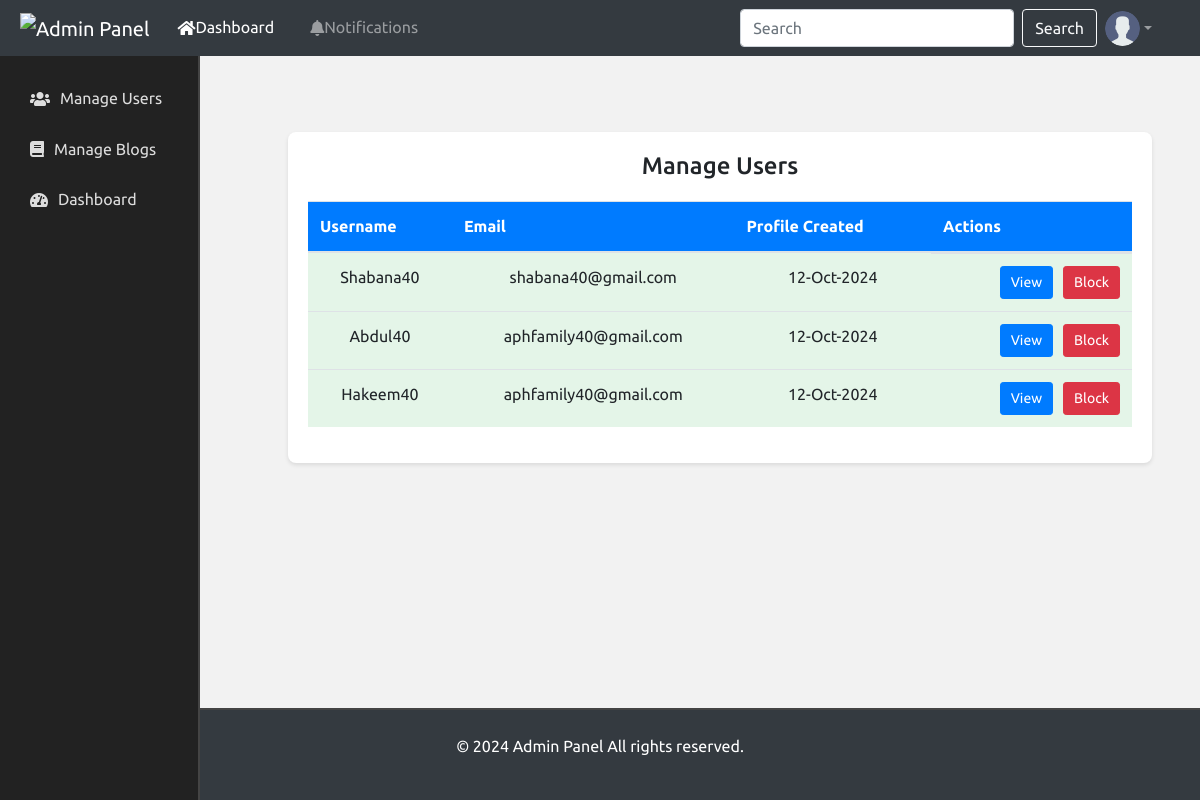
The page /adminpanel/user_list/ (signed in) on the database its author committed.
### userpanel/models.py (models this page shows, shortened)
class User_Table(models.Model):
    user = models.OneToOneField(User, on_delete=models.CASCADE)
    phone = models.CharField(max_length=15)
    gender = models.CharField(max_length=1, choices=GENDER_CHOICES, blank=True, null=True)
    profile_image = models.ImageField(upload_to='profile_images/', blank=True, null=True)
    cover_photo = models.ImageField(upload_to='cover_photos/', blank=True, null=True)
    id_proof = models.ImageField(upload_to='id_proofs/', blank=True, null=True)
    profile_description = models.TextField(blank=True, null=True)
    is_blocked = models.BooleanField(default=False)

### adminpanel/views.py (the view)
# urls.py: path('user_list/', user_list, name='user_list'),
@login_required(login_url='/404/')
def user_list(request):
    if not request.user.is_staff:
        return redirect('/admin_login/')  # Redirect to the login page if not a staff member.
    users = User_Table.objects.all()
    return render(request, 'adminpanel/user_list.html', {'users': users})

### adminpanel/templates/adminpanel/user_list.html (shortened to what this page needs)
{% extends 'adminpanel/admin_base.html' %}
{% load static %}
{% block custom_css %}
<link rel="stylesheet" href="{% static 'assets/css/adminpanel/user_list.css' %}">
{% endblock %}
{% block content %}
<div class="user-list-wrapper">
    <h2>Manage Users</h2>
    <table class="table table-striped">
        <thead>
            <tr>
                <th>Username</th>
                <th>Email</th>
                <th>Profile Created</th>
                <th>Actions</th>
            </tr>
        </thead>
        <tbody>
            {% for user in users %}
            <tr class="{% if user.is_blocked %}blocked-user{% else %}active-user{% endif %}">
                <td>{{ user.user.username }}</td>
                <td>{{ user.user.email }}</td>
                <td>{{ user.user.date_joined|date:"d-M-Y" }}</td>
                <td class="actions">
                    <a href="{% url 'view_user' user.id %}" class="btn btn-primary btn-sm">View</a>
                    {% if not user.is_blocked %}
                        <a href="{% url 'block_user' user.id %}" class="btn btn-danger btn-sm" onclick="return confirm('Are you sure you want to block this user?')">Block</a>
                    {% else %}
                        <a href="{% url 'unblock_user' user.id %}" class="btn btn-success btn-sm" onclick="return confirm('Are you sure you want to unblock this user?')">Unblock</a>
                    {% endif %}
                </td>
            </tr>
            {% empty %}
            <tr>
                <td colspan="4" class="text-center">
                    No records available. Stay tuned, we will launch soon!
                </td>
            </tr>
            {% endfor %}
        </tbody>
    </table>
</div>
{% endblock %}

### adminpanel/templates/adminpanel/admin_base.html (shortened to what this page needs)
{% load static %}
<!DOCTYPE html>
<html lang="en">
<head>
    <link rel="stylesheet" href="https://stackpath.bootstrapcdn.com/bootstrap/4.5.2/css/bootstrap.min.css">
    <link rel="stylesheet" href="https://cdnjs.cloudflare.com/ajax/libs/font-awesome/5.15.3/css/all.min.css">
    <link rel="stylesheet" href="{% static 'assets/css/adminpanel/adminbase.css' %}">
    {% block custom_css %}{% endblock %}
</head>
<body>
    <nav class="navbar navbar-expand-lg navbar-dark bg-dark fixed-top">
        <a class="navbar-brand" href="{% url 'admin_home' %}">
            <img src="{% static 'assets/image/logo.png' %}" alt="Admin Panel" height="30">
        </a>
        <div class="collapse navbar-collapse" id="navbarNav">
            <ul class="navbar-nav mr-auto">
                <li class="nav-item active">
                    <a class="nav-link" href="{% url 'admin_home' %}"><i class="fas fa-home"></i> Dashboard</a>
                </li>
                <li class="nav-item">
                    <a class="nav-link" href="#"><i class="fas fa-bell"></i> Notifications</a>
                </li>
            </ul>
            <form class="form-inline my-2 my-lg-0 d-none d-md-flex">
                <input class="form-control mr-sm-2" type="search" placeholder="Search" aria-label="Search">
                <button class="btn btn-outline-light my-2 my-sm-0" type="submit">Search</button>
            </form>
        </div>
        <ul class="navbar-nav ml-auto">
            <li class="nav-item dropdown">
                <a class="nav-link dropdown-toggle" href="#" id="navbarDropdown" role="button" data-toggle="dropdown" aria-haspopup="true" aria-expanded="false">
                    <img src="{% static 'assets/image/default_profile.png' %}" alt="Profile Picture" class="profile-picture" id="profilePicture">
                </a>
            </li>
        </ul>
    </nav>
    <div class="container-fluid mt-5 pt-4">
        <div class="row">
            <nav id="sidebar-left" class="col-md-2 d-md-block sidebar">
                <div class="sidebar-inner">
                    <div class="sidebar-sticky">
                        <ul class="nav flex-column">
                            <li class="nav-item">
                                <a class="nav-link" href="{% url 'user_list' %}">
                                    <i class="fas fa-users"></i> Manage Users
                                </a>
                            </li>
                            <li class="nav-item">
                                <a class="nav-link" href="{% url 'blog_list' %}">
                                    <i class="fas fa-book"></i> Manage Blogs
                                </a>
                            </li>
                            <li class="nav-item">
                                <a class="nav-link" href="{% url 'admin_home' %}">
                                    <i class="fas fa-tachometer-alt"></i> Dashboard
                                </a>
                            </li>
                        </ul>
                    </div>
                </div>
            </nav>
            <main role="main" class="col-md-10 main-content">
                {% block content %}{% endblock %}
            </main>
        </div>
    </div>
    <footer class="text-center py-4 bg-dark text-white" style="width: 100%;">
        <div style="display: flex; justify-content: center;">
            <p>&copy; 2024 Admin Panel All rights reserved.</p>
        </div>
    </footer>
</body>
</html>

### static/assets/css/adminpanel/adminbase.css (style rules this page uses)
body { font-family: 'Ubuntu', sans-serif; line-height: 1.6; margin: 0; padding: 0; background-color: #f2f2f2; min-height: 100vh; display: flex; flex-direction: column; }
.container-fluid { flex: 1; padding-top: 60px; }
.navbar { display: flex; justify-content: space-between; align-items: center; background-color: #007bff; height: 56px; padding: 10px 20px; z-index: 9999; position: fixed; width: 100%; top: 0; left: 0; }
.navbar a { color: black; text-decoration: none; margin-right: 20px; }
.navbar .profile-picture { width: 35px; height: 35px; border-radius: 50%; object-fit: cover; }
.nav-item .nav-link { display: flex; align-items: center; }
#sidebar-left { position: fixed; top: 56px; left: 0; width: 220px; height: calc(100% - 56px); background-color: #222; color: #fff; padding-top: 20px; border-right: 2px solid #444; z-index: 9998; overflow-y: auto; transition: width 0.3s, padding 0.3s; }
#sidebar-left .nav-link { color: #ddd; padding: 10px 15px; margin-bottom: 5px; border-radius: 4px; display: flex; align-items: center; transition: padding 0.3s, font-size 0.3s; }
#sidebar-left .nav-link i { margin-right: 10px; }
.main-content { margin-left: 220px; padding: 20px; transition: margin-left 0.3s ease-in-out; position: relative; z-index: 1; overflow: hidden; }
footer { background-color: #222; color: #ddd; padding: 20px 0; width: 100%; border-top: 2px solid #444; margin-top: auto; }

### static/assets/css/adminpanel/user_list.css (style rules this page uses)
.user-list-wrapper { background-color: #fff; padding: 20px; border-radius: 8px; box-shadow: 0 2px 4px rgba(0, 0, 0, 0.1); width: 90%; max-width: 900px; margin: 20px auto; overflow: auto; text-align: center; }
.user-list-wrapper h2 { margin-bottom: 20px; font-size: 1.5rem; }
.table { margin-top: 20px; width: 100%; }
.table thead th { background-color: #007bff; color: #fff; text-align: left; }
.table .actions { display: flex; justify-content: flex-end; gap: 10px; }
.table .btn-sm { padding: 5px 10px; font-size: 0.875rem; }
.active-user { background-color: #e4f5e8 !important; }

### rows shown on the page
User_Table: user.username "Shabana40", user.email "shabana40@gmail.com", user.date_joined "12-Oct-2024", is_blocked "Block"
User_Table: user.username "Abdul40", user.email "aphfamily40@gmail.com", user.date_joined "12-Oct-2024", is_blocked "Block"
User_Table: user.username "Hakeem40", user.email "aphfamily40@gmail.com", user.date_joined "12-Oct-2024", is_blocked "Block"
